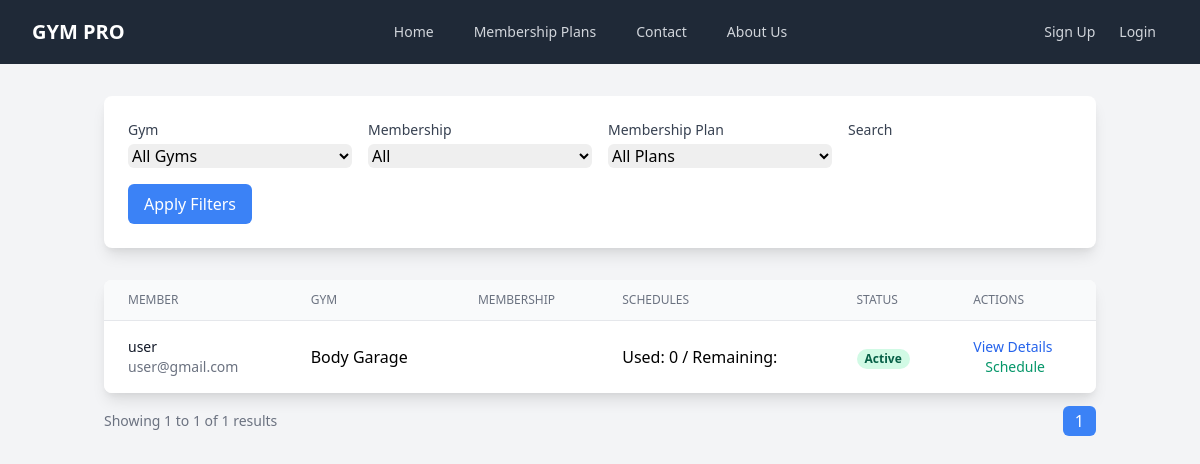
/admin/members.php, run on the app's committed database.
### tables this page shows
CREATE TABLE `users` (
  `id` int(11) NOT NULL,
  `username` varchar(255) NOT NULL,
  `email` varchar(255) NOT NULL,
  `password` varchar(255) NOT NULL,
  `role` enum('member','gym_partner','admin') NOT NULL,
  `phone` varchar(20) DEFAULT NULL,
  `profile_image` varchar(255) DEFAULT NULL,
  `status` enum('active','inactive','suspended') DEFAULT 'active',
  `created_at` timestamp NOT NULL DEFAULT current_timestamp(),
  `updated_at` timestamp NOT NULL DEFAULT current_timestamp() ON UPDATE current_timestamp()
);

### admin/members.php (the view, shortened to what this page needs)
<?php
$db = new GymDatabase();
$conn = $db->getConnection();
$limit = 10;
$page = isset($_GET['page']) ? (int) $_GET['page'] : 1;
$offset = ($page - 1) * $limit;
$gym_id = $_GET['gym_id'] ?? 'all';
$membership = $_GET['membership'] ?? 'all';
$search = $_GET['search'] ?? '';
$plan_id = $_GET['plan_id'] ?? '';
$query = "
    SELECT
        u.id, u.username, u.email, u.status as user_status,
        um.status as membership_status, um.start_date, um.end_date,
        mp.name as plan_name, mp.visit_limit,
        g.name as gym_name,
        COUNT(s.id) as total_schedules,
        (mp.visit_limit - COUNT(s.id)) as remaining_schedules
    FROM users u
    LEFT JOIN user_memberships um ON u.id = um.user_id
    LEFT JOIN membership_plans mp ON um.plan_id = mp.id
    LEFT JOIN gyms g ON um.gym_id = g.gym_id
    LEFT JOIN schedules s ON u.id = s.user_id AND s.check_in_time BETWEEN um.start_date AND um.end_date
    WHERE u.role = 'member'
";
$query .= " GROUP BY u.id, um.id";
$totalQuery = $query;
$query .= " LIMIT :limit OFFSET :offset";
$stmt = $conn->prepare($query);
$stmt->bindValue(':limit', $limit, PDO::PARAM_INT);
$stmt->bindValue(':offset', $offset, PDO::PARAM_INT);
$stmt->execute();
$members = $stmt->fetchAll(PDO::FETCH_ASSOC);
$totalStmt = $conn->prepare($totalQuery);
$totalStmt->execute();
$totalRecords = $totalStmt->rowCount();
$totalPages = ceil($totalRecords / $limit);
include '../includes/navbar.php';
?>
<div class="container mx-auto px-4 py-8">
    <div class="bg-white rounded-lg shadow-lg p-6 mb-8">
        <form class="grid grid-cols-1 md:grid-cols-4 gap-4">
            <div>
                <label class="block text-sm font-medium text-gray-700">Gym</label>
                <select name="gym_id" class="mt-1 block w-full rounded-md border-gray-300">
                    <option value="all">All Gyms</option>
                </select>
            </div>
            <div>
                <label class="block text-sm font-medium text-gray-700">Membership</label>
                <select name="membership" class="mt-1 block w-full rounded-md border-gray-300">
                    <option value="all">All</option>
                </select>
            </div>
            <div>
                <label class="block text-sm font-medium text-gray-700">Membership Plan</label>
                <select name="plan_id" class="mt-1 block w-full rounded-md border-gray-300">
                    <option value="">All Plans</option>
                </select>
            </div>
            <div>
                <label class="block text-sm font-medium text-gray-700">Search</label>
                <input type="text" name="search" value="<?php echo htmlspecialchars($search); ?>"
                    class="mt-1 block w-full rounded-md border-gray-300">
            </div>
            <div class="flex items-end">
                <button type="submit" class="bg-blue-500 text-white px-4 py-2 rounded-md hover:bg-blue-600">
                    Apply Filters
                </button>
            </div>
        </form>
    </div>
    <div class="bg-white rounded-lg shadow-lg overflow-hidden">
        <table class="min-w-full divide-y divide-gray-200">
            <thead class="bg-gray-50">
                <tr>
                    <th class="px-6 py-3 text-left text-xs font-medium text-gray-500 uppercase">Member</th>
                    <th class="px-6 py-3 text-left text-xs font-medium text-gray-500 uppercase">Gym</th>
                    <th class="px-6 py-3 text-left text-xs font-medium text-gray-500 uppercase">Membership</th>
                    <th class="px-6 py-3 text-left text-xs font-medium text-gray-500 uppercase">Schedules</th>
                    <th class="px-6 py-3 text-left text-xs font-medium text-gray-500 uppercase">Status</th>
                    <th class="px-6 py-3 text-left text-xs font-medium text-gray-500 uppercase">Actions</th>
                </tr>
            </thead>
            <tbody class="bg-white divide-y divide-gray-200">
                <?php foreach ($members as $member): ?>
                    <tr>
                        <td class="px-6 py-4">
                            <div class="text-sm font-medium text-gray-900">
                                <?php echo htmlspecialchars($member['username']); ?></div>
                            <div class="text-sm text-gray-500"><?php echo htmlspecialchars($member['email']); ?></div>
                        </td>
                        <td class="px-6 py-4"><?php echo htmlspecialchars($member['gym_name']); ?></td>
                        <td class="px-6 py-4"><?php echo htmlspecialchars($member['plan_name']); ?></td>
                        <td class="px-6 py-4">Used: <?php echo $member['total_schedules']; ?> / Remaining:
                            <?php echo $member['remaining_schedules']; ?></td>
                        <td class="px-6 py-4">
                            <span
                                class="px-2 inline-flex text-xs leading-5 font-semibold rounded-full
                                <?php echo $member['membership_status'] === 'active' ? 'bg-green-100 text-green-800' : 'bg-red-100 text-red-800'; ?>">
                                <?php echo ucfirst($member['membership_status']); ?>
                            </span>
                        </td>
                        <td class="px-6 py-4 text-sm flex flex-col">
                            <a href="member_details.php?id=<?php echo $member['id']; ?>"
                                class="text-blue-600 hover:text-blue-900">View Details</a>
                            <a href="member_schedule.php?id=<?php echo $member['id']; ?>"
                                class="ml-3 text-green-600 hover:text-green-900">Schedule</a>
                        </td>
                    </tr>
                <?php endforeach; ?>
            </tbody>
        </table>
    </div>
    <div class="flex justify-between items-center mt-4">
        <p class="text-sm text-gray-500">Showing <?php echo $offset + 1; ?> to
            <?php echo min($offset + $limit, $totalRecords); ?> of <?php echo $totalRecords; ?> results</p>
        <div class="space-x-2">
            <?php for ($i = 1; $i <= $totalPages; $i++): ?>
                <a href="?page=<?php echo $i; ?>&gym_id=<?php echo $gym_id; ?>&membership=<?php echo $membership; ?>&plan_id=<?php echo $plan_id; ?>&search=<?php echo $search; ?>"
                    class="px-3 py-1 rounded-md <?php echo $page == $i ? 'bg-blue-500 text-white' : 'bg-gray-200'; ?>">
                    <?php echo $i; ?>
                </a>
            <?php endfor; ?>
        </div>
    </div>
</div>

### data on the page
users: username "user", email "user@gmail.com", gym_name "Body Garage", total_schedules "0", membership_status "Active"

### other printed values
$offset + 1 "1"
min($offset + $limit, $totalRecords) "1"
$totalRecords "1"
